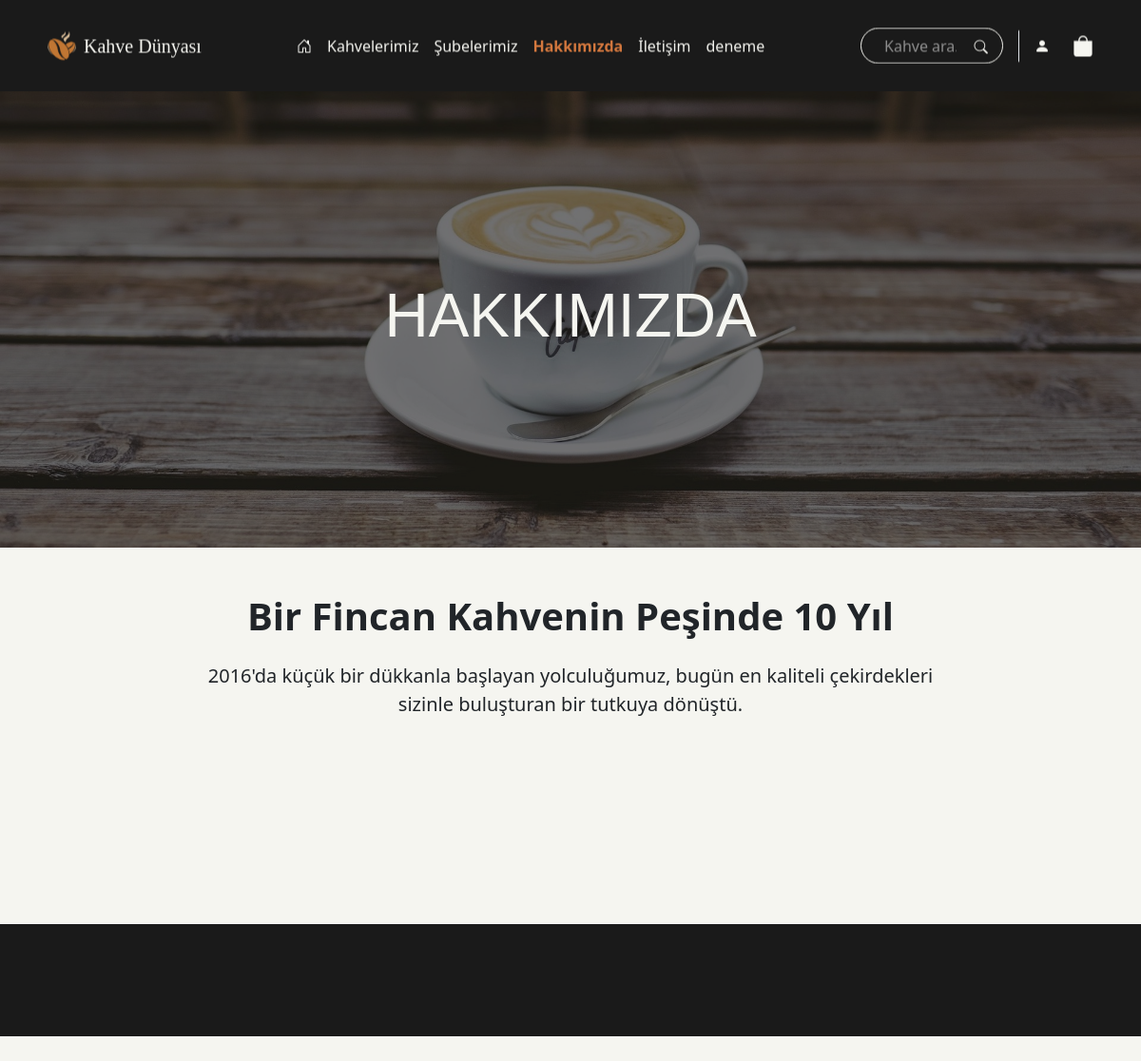
/html/hakkımızda.php, run on the app's committed database.
### tables this page shows
CREATE TABLE IF NOT EXISTS `menuler` (
  `id` int NOT NULL AUTO_INCREMENT,
  `menu_ad` varchar(50) NOT NULL,
  `menu_url` varchar(100) NOT NULL,
  `sira` int DEFAULT '0',
  `aktif` tinyint(1) DEFAULT '1',
  `icerik` text,
  PRIMARY KEY (`id`)
);

CREATE TABLE IF NOT EXISTS `bannerlar` (
  `id` int NOT NULL AUTO_INCREMENT,
  `sayfa_key` varchar(100) NOT NULL,
  `baslik` varchar(255) DEFAULT NULL,
  `alt_baslik` varchar(255) DEFAULT NULL,
  `resim_yolu` varchar(255) DEFAULT NULL,
  `aktif` tinyint(1) DEFAULT '1',
  PRIMARY KEY (`id`)
);

CREATE TABLE IF NOT EXISTS `hakkimizda` (
  `id` int NOT NULL AUTO_INCREMENT,
  `ust_baslik` varchar(255) NOT NULL,
  `alt_baslik` varchar(255) NOT NULL,
  `aciklama` text NOT NULL,
  `deneyim` varchar(20) DEFAULT NULL,
  `cekirdek` varchar(20) DEFAULT NULL,
  `sube` varchar(20) DEFAULT NULL,
  `musteri` varchar(20) DEFAULT NULL,
  `eklenme_tarihi` timestamp NULL DEFAULT CURRENT_TIMESTAMP,
  `deneyim_sayi` varchar(20) DEFAULT NULL,
  `deneyim_baslik` varchar(100) DEFAULT NULL,
  `cekirdek_sayi` varchar(20) DEFAULT NULL,
  `cekirdek_baslik` varchar(100) DEFAULT NULL,
  `sube_sayi` varchar(20) DEFAULT NULL,
  `sube_baslik` varchar(100) DEFAULT NULL,
  `musteri_sayi` varchar(20) DEFAULT NULL,
  `musteri_baslik` varchar(100) DEFAULT NULL,
  PRIMARY KEY (`id`)
);

### html/hakkımızda.php (the view, shortened to what this page needs)
<?php
include_once __DIR__ . '/../parts/header.php';
include_once __DIR__ . '/../parts/navbarMenu.php';
include_once __DIR__ . '/../parts/banner.php';
?>
<?php
$stmt = $db->prepare("SELECT * FROM hakkimizda ORDER BY id DESC LIMIT 1");
$stmt->execute();
$hakkimizda = $stmt->fetch(PDO::FETCH_ASSOC);
?>
<section class="about-section py-5">
  <div class="container">
    <div class="row text-center">
      <div class="col-12 mb-5">
        <h6 class="display-6 fw-bold mb-4"> <?= htmlspecialchars($hakkimizda['alt_baslik']) ?></h6>
        <p class="lead mx-auto" style="max-width: 800px;">
           <?= htmlspecialchars($hakkimizda['aciklama']) ?>
        </p>
      </div>
    </div>
  </div>
</section>
<?php include_once __DIR__ . '/../parts/footer.php'; ?>

### parts/navbarMenu.php (shortened to what this page needs)
<?php
include_once __DIR__ . '/../bağlantı.php';
$sorguNav = $db->query("SELECT * FROM menuler WHERE aktif = 1 ORDER BY sira ASC", PDO::FETCH_ASSOC);
$menuler = $sorguNav->fetchAll();
$activePage = basename($_SERVER['PHP_SELF']);
$arama = isset($_GET['q']) ? trim($_GET['q']) : '';
?>
<nav class="navbar navbar-expand-lg">
  <div class="container">
    <a class="navbar-brand d-flex align-items-center menuscroll" href="<?php echo BASE_URL; ?>index.php">
      <img src="<?php echo BASE_URL; ?>img/logo.png" alt="logo" class="img-fluid mx-2">
      <span>Kahve Dünyası</span>
    </a>
    <div class="d-flex align-items-center ms-auto order-lg-3 nav-elements-wrapper">
      <form class="d-flex align-items-center menuscroll me-2" role="search"
        action="<?php echo BASE_URL; ?>html/kahvelerimiz.php"
        method="GET">
        <div class="search-container position-relative me-3">
          <input class="form-control ps-4 pe-5"
            id="searchQuery"
            name="q"
            type="text"
            placeholder="Kahve ara..."
            value="<?php echo htmlspecialchars($arama); ?>"
            autocomplete="off">
          <button class="search-icon-btn" type="submit">
            <i class="bi bi-search" style="font-size: 0.9rem;"></i>
          </button>
        </div>
        <div class="d-flex align-items-center gap-3 border-start ps-3">
          <?php if (isset($_SESSION['user_id'])): ?>
            <a href="#" class="btn-member text-decoration-none d-flex align-items-center <?php echo ($activePage == 'profil.php') ? 'active' : ''; ?>">
              <i class="bi bi-person-fill"></i>
              <span style="font-size: 13px; margin-left: 5px;"><?php echo explode(' ', $_SESSION['user_name'])[0]; ?></span>
            </a>
            <a href="<?php echo BASE_URL; ?>html/cikis.php" class="btn-member ms-2" title="Çıkış Yap">
              <i class="bi bi-box-arrow-right"></i>
            </a>
          <?php else: ?>
            <a href="<?php echo BASE_URL; ?>html/uye_ol.php" class="btn-member <?php echo ($activePage == 'uye_ol.php' || $activePage == 'giris.php') ? 'active' : ''; ?>">
              <i class="bi bi-person-fill"></i>
            </a>
          <?php endif; ?>
          <div class="cart-wrapper ms-2">
            <a href="<?php echo BASE_URL; ?>html/sepet.php" class="cart-icon position-relative <?php echo ($activePage == 'sepet.php') ? 'active' : ''; ?>">
              <i class="bi bi-bag-fill"></i>
            </a>
          </div>
        </div>
      </form>
    </div>
    <div class="collapse navbar-collapse order-lg-2" id="navbarSupportedContent">
      <ul class="navbar-nav mx-auto mb-2 mb-lg-0 menuscroll">
        <?php foreach ($menuler as $menu): ?>
          <li class="nav-item">
            <?php
            $url = trim($menu['menu_url']);
            if ($url == 'index.php') {
              $gitilecek_yer = BASE_URL . $url;
            } else {
              $gitilecek_yer = (strpos($url, 'html/') === false) ? BASE_URL . "html/" . $url : BASE_URL . $url;
            }
            $is_active = (strpos($url, $activePage) !== false) ? 'active' : '';
            ?>
            <a class="nav-link <?php echo $is_active; ?>" href="<?php echo $gitilecek_yer; ?>">
              <?php if ($menu['menu_ad'] == 'Anasayfa'): ?>
                <i class="bi bi-house-door"></i>
              <?php else: ?>
                <?php echo $menu['menu_ad']; ?>
              <?php endif; ?>
            </a>
          </li>
        <?php endforeach; ?>
      </ul>
    </div>
  </div>
</nav>

### parts/banner.php (shortened to what this page needs)
<?php
$mevcutSayfa = basename($_SERVER['PHP_SELF']);
$bannerSorgu = $db->prepare("SELECT * FROM bannerlar WHERE sayfa_key = ? AND aktif = 1");
$bannerSorgu->execute([$mevcutSayfa]);
$banner = $bannerSorgu->fetch(PDO::FETCH_ASSOC);
$bannerClass = "banner-dark";
?>
<section class="main-banner <?php echo $bannerClass; ?>"
    style="background-image: url('<?php echo BASE_URL . $banner['resim_yolu']; ?>');">
    <div class="overlay"></div>
    <div class="container">
        <div class="banner-content">
            <h1><?= htmlspecialchars($banner['baslik']); ?></h1>
        </div>
    </div>
</section>

### css/style.css (style rules this page uses)
* { scrollbar-width: thin; scrollbar-color: #D4783E #1A1A1A; }
html { height: 100%; margin: 0; padding: 0; }
body { background-color: #F5F5F0 !important; overflow-x: hidden; padding-top: 80px; min-height: 100vh; position: relative; }
@media (min-width: 768px) { body { padding-top: 96px; } }
section { width: 100%; overflow: hidden; }
.menuscroll { animation: brandIn 0.6s ease-out forwards; will-change: transform, opacity; }
.navbar { position: fixed; top: 0; left: 0; width: 100%; min-height: 80px; background-color: #1A1A1A !important; z-index: 9999 !important; display: flex; align-items: center; }
.navbar .container { display: flex; align-items: center; justify-content: space-between; height: 100%; flex-wrap: nowrap; }
@media (min-width: 768px) { .navbar .container { flex-direction: row; justify-content: space-between; height: 80px; } }
.navbar .container .navbar-brand { color: #F5F5F0 !important; font-family: "Playfair Display", serif; display: flex; align-items: center; text-decoration: none; margin: 0; }
.navbar .container .navbar-brand img { width: 30px; height: 30px; margin-right: 10px; }
.navbar .container .navbar-brand span { font-size: 20px; }
.navbar .container .nav-elements-wrapper { display: flex; align-items: center; gap: 15px; }
@media (min-width: 768px) { .navbar .container .nav-elements-wrapper { width: auto; justify-content: flex-end; } }
.navbar .container form .search-container { position: relative; display: flex; align-items: center; }
.navbar .container form .form-control { background-color: transparent !important; border: 1px solid #F5F5F0 !important; border-radius: 30px; color: #fff !important; height: 38px; width: 150px; padding-left: 15px; padding-right: 35px; }
.navbar .container form .form-control::placeholder { color: rgba(255, 255, 255, 0.5); }
.navbar .container form .search-icon-btn { position: absolute; right: 10px; top: 50%; transform: translateY(-50%); background: none; border: none; color: #F5F5F0; }
.navbar .container .btn-member, .navbar .container .cart-icon, .navbar .container .btn-member i, .navbar .container .cart-icon i { color: #F5F5F0 !important; transition: all 0.3s ease; }
.navbar .container .cart-wrapper { position: relative; display: flex; align-items: center; }
.navbar .container .cart-wrapper .cart-icon { font-size: 22px; }
.navbar .container .nav-link { color: #F5F5F0; }
.navbar .container .nav-link:hover, .navbar .container .nav-link.active { color: #D4783E !important; }
.main-banner { position: relative; background-size: cover; background-position: center; background-repeat: no-repeat; height: 60vh; display: flex; align-items: center; }
.main-banner .overlay { position: absolute; inset: 0; z-index: 1; }
.main-banner .container { position: relative; z-index: 2; }
.main-banner .banner-content { text-align: center; color: #F5F5F0; font-family: "Montserrat", sans-serif; }
.main-banner .banner-content h1 { font-size: 4rem; }
.banner-dark .overlay { background: rgba(26, 26, 26, 0.6); }
.banner-dark .banner-content { text-align: center; color: #F5F5F0; }
.nav-link.active { color: #ff7f11 !important; font-weight: 600; }

### data on the page
menuler: menu_ad "Anasayfa" (drawn)
menuler: menu_ad "Kahvelerimiz"
menuler: menu_ad "Şubelerimiz"
menuler: menu_ad "Hakkımızda"
menuler: menu_ad "İletişim"
menuler: menu_ad "deneme"
bannerlar: resim_yolu (picture), baslik "HAKKIMIZDA"
hakkimizda: alt_baslik "Bir Fincan Kahvenin Peşinde 10 Yıl", aciklama "2016'da küçük bir dükkanla başlayan yolculuğumuz, bugün en kaliteli çekirdekleri sizinle buluşturan bir tutkuya dönüştü."
